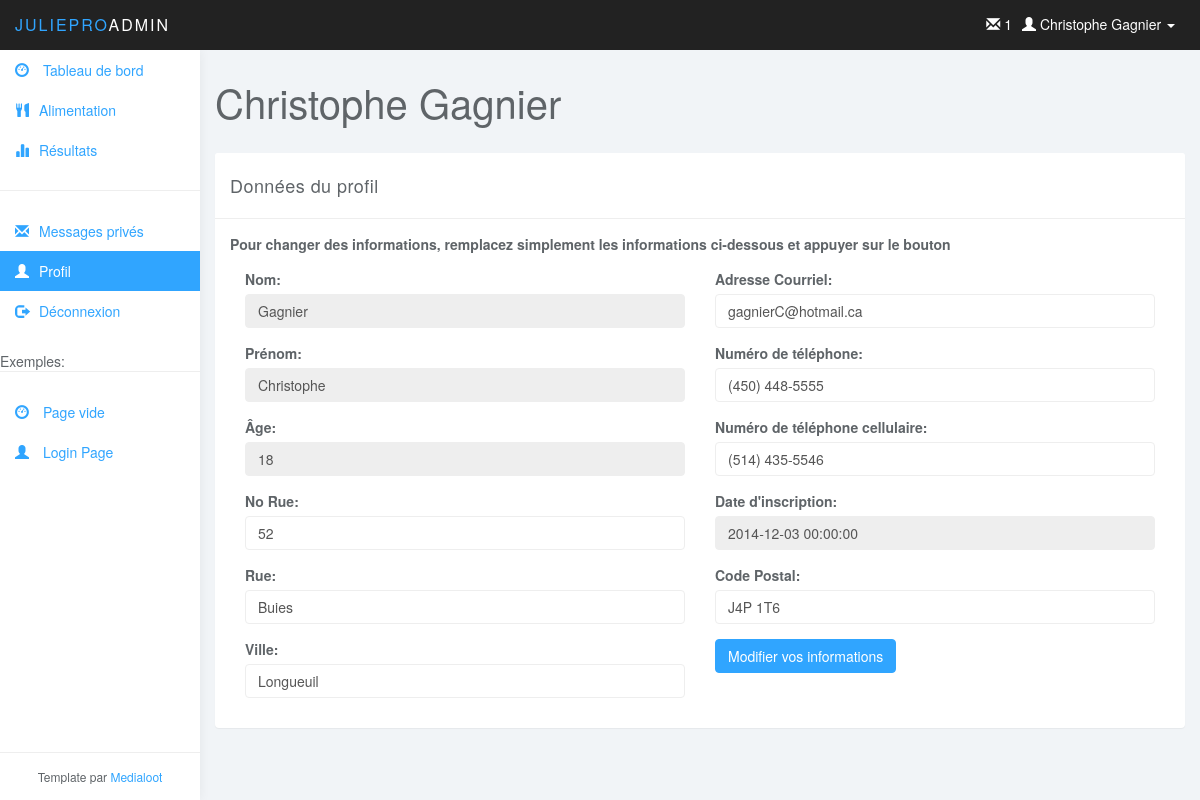
Page /?action=view_profile on the committed database.
### tables this page shows
CREATE TABLE IF NOT EXISTS `utilisateur` (
`utilisateurID` int(11) NOT NULL,
  `nom` varchar(45) NOT NULL,
  `prenom` varchar(45) NOT NULL,
  `noTel` varchar(45) NOT NULL,
  `noCell` varchar(45) DEFAULT NULL,
  `noRue` int(11) NOT NULL,
  `rue` varchar(45) NOT NULL,
  `ville` varchar(45) NOT NULL,
  `codePostal` varchar(45) NOT NULL,
  `age` int(11) NOT NULL,
  `dateInscription` datetime NOT NULL,
  `courriel` varchar(45) NOT NULL,
  `statut` int(11) NOT NULL,
  `entraineurID` int(11) DEFAULT NULL
);

### model/user_db.php (called while the page is built, shortened)
<?php
function get_user($userID) {
    global $db;
    $query = 'SELECT * FROM utilisateur
              WHERE utilisateurID = '.$userID;
    $result = $db->query($query);
	$result = $result->fetch();
    return $result;
}

### view/profile.php (the view, shortened to what this page needs)
<div class="row">
    <div class="col-lg-12">
        <h1 class="page-header"><?php echo $userInfo['prenom'].' '.$userInfo['nom']; ?></h1>
    </div>
</div>
<div class="panel panel-default">
    <div class="panel-heading">Données du profil</div>
    <div class="panel-body">
        <form action="?action=view_profile" method="post" id="profile_form">
        <strong style="margin-bottom: 15px; display: block;">Pour changer des informations, remplacez simplement les informations ci-dessous et appuyer sur le bouton</strong>
        <div class="col-md-6">
                <div class="form-group">
                <label>Nom:</label>
                <input class="form-control" value="<?php echo $userInfo['nom']; ?>" readonly name="nom">
                </div>
                <div class="form-group">
                    <label>Prénom:</label>
                    <input class="form-control" value="<?php echo $userInfo['prenom']; ?>" readonly name="prenom">
                </div>
                <div class="form-group">
                <label>Âge:</label>
                <input class="form-control" value="<?php echo $userInfo['age']; ?>" readonly name="age">
                    </div>
                <div class="form-group">
                <label>No Rue:</label>
                <input class="form-control" value="<?php echo $userInfo['noRue']; ?>" placeholder="numéro de rue" required name="noRue">
                    </div>
            <div class="form-group">
                <label>Rue:</label>
                <input class="form-control" value="<?php echo $userInfo['rue']; ?>" placeholder="nom de la rue" required name="rue">
            </div>
                <div class="form-group">
                <label>Ville:</label>
                <input class="form-control" value="<?php echo $userInfo['ville']; ?>" placeholder="Ville" required name="ville">
                    </div>
        </div>
                <div class="col-md-6">
                <div class="form-group">
                <label>Adresse Courriel:</label>
                <input class="form-control" type="email" value="<?php echo $userInfo['courriel']; ?>" placeholder="exemple@exemple.ca" required name="adressecourriel">
                </div>
                <div class="form-group">
                <label>Numéro de téléphone:</label>
                <input class="form-control telephone" value="<?php echo $userInfo['noTel']; ?>" placeholder="(000)000-0000" type="tel" required name="notel">
                </div>
                    <div class="form-group">
                        <label>Numéro de téléphone cellulaire:</label>
                        <input class="form-control telephone" value="<?php echo $userInfo['noCell']; ?>" placeholder="(000)000-0000" type="tel" required name="nocell">
                    </div>
                <div class="form-group">
                <label>Date d'inscription:</label>
                <input class="form-control" value="<?php echo $userInfo['dateInscription']; ?>" readonly name="date">
                    </div>
                    <div class="form-group">
                        <label>Code Postal:</label>
                        <input class="form-control" value="<?php echo $userInfo['codePostal']; ?>" placeholder="X0X 0X0" required name="codepostal">
                    </div>
                </div>
        <div class="col-md-6">
            <button type="submit" class="btn btn-primary" name="action" value="update_profile">Modifier vos informations</button>
        </div>
        </form>
    </div>
</div>
</div>

### view/header.php (shortened to what this page needs)
<!DOCTYPE html>
<html>
<head>
    <link href="css/bootstrap.min.css" rel="stylesheet">
    <link href="css/datepicker3.css" rel="stylesheet">
    <link href="css/styles.css" rel="stylesheet">
</head>
<body>
<nav class="navbar navbar-inverse navbar-fixed-top" role="navigation">
    <div class="container-fluid">
        <div class="navbar-header">
            <a class="navbar-brand" href="index.php"><span>JuliePro</span>Admin</a>
            <?php if(!empty($userInfo))
            { ?>
                <ul class="user-menu">
                    <li class="dropdown pull-right"> <a href="#" class="dropdown-toggle" data-toggle="dropdown"> <span class="glyphicon glyphicon-user"></span> <?php echo $userInfo['prenom'].' '.$userInfo['nom']; ?> <span class="caret"></span> </a>
                    </li>
                </ul>
				<ul class="user-menu">
					<li><a href="?action=view_messageprive"><span class="glyphicon glyphicon-envelope"></span> 1 </a></li>
				</ul>
            <?php } ?>
        </div>
    </div>
</nav>

### css/styles.css (style rules this page uses)
body { background: #f1f4f7; padding-top: 50px; color: #5f6468; }
a, a:hover, a:focus { color: #30a5ff; }
h1, h2, h3, h4, h5, h6 { color: #5f6468; }
h1 { font-weight: 300; font-size: 40px; }
.form-control { border: 1px solid #eee; box-shadow: none; }
.navbar-header .navbar-brand { color: #fff; font-size: 16px; text-transform: uppercase; font-weight: 500; letter-spacing: 2px; }
.navbar-header .navbar-brand span { color: #30a5ff; }
.btn-primary, .btn-primary:hover, .btn-primary:focus, .btn-primary:active, .btn-primary.active, .open > .dropdown-toggle.btn-primary, .btn-primary.disabled, .btn-primary[disabled], fieldset[disabled] .btn-primary, .btn-primary.disabled:hover, .btn-primary[disabled]:hover, fieldset[disabled] .btn-primary:hover, .btn-primary.disabled:focus, .btn-primary[disabled]:focus, fieldset[disabled] .btn-primary:focus, .btn-primary.disabled:active, .btn-primary[disabled]:active, fieldset[disabled] .btn-primary:active, .btn-primary.disabled.active, .btn-primary[disabled].active, fieldset[disabled] .btn-primary.active { background-color: #30a5ff; border-color: #30a5ff; }
.panel { border: 0; }
.panel-heading { font-size: 18px; font-weight: 300; letter-spacing: 0.025em; height: 66px; line-height: 45px; }
.panel-default .panel-heading { background: #fff; border-bottom: 1px solid #eee; color: #5f6468; }
.navbar { border: 0; }
.user-menu { display: inline-block; margin-top: 14px; margin-right: 10px; float: right; list-style: none; padding: 0; }
.user-menu a { color: #fff; }
@media (min-width: 768px) { .navbar-header { width: 100%; } }
h1.page-header { margin-top: 30px; border-bottom: 0; }

### rows in the picture
utilisateur: prenom "Christophe", nom "Gagnier", age "18", noRue "52", rue "Buies", ville "Longueuil", adressecourriel "gagnierC@hotmail.ca", notel "(450) 448-5555", nocell "(514) 435-5546", date "2014-12-03 00:00:00", codepostal "J4P 1T6"
